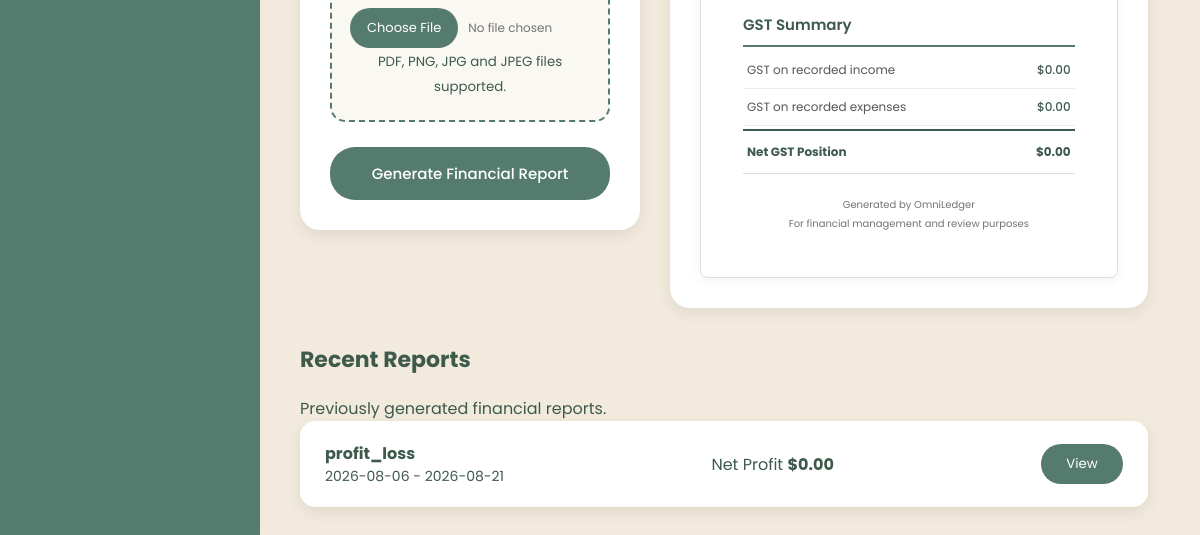
The page /reports (signed in, lower part) on the database as committed earlier.
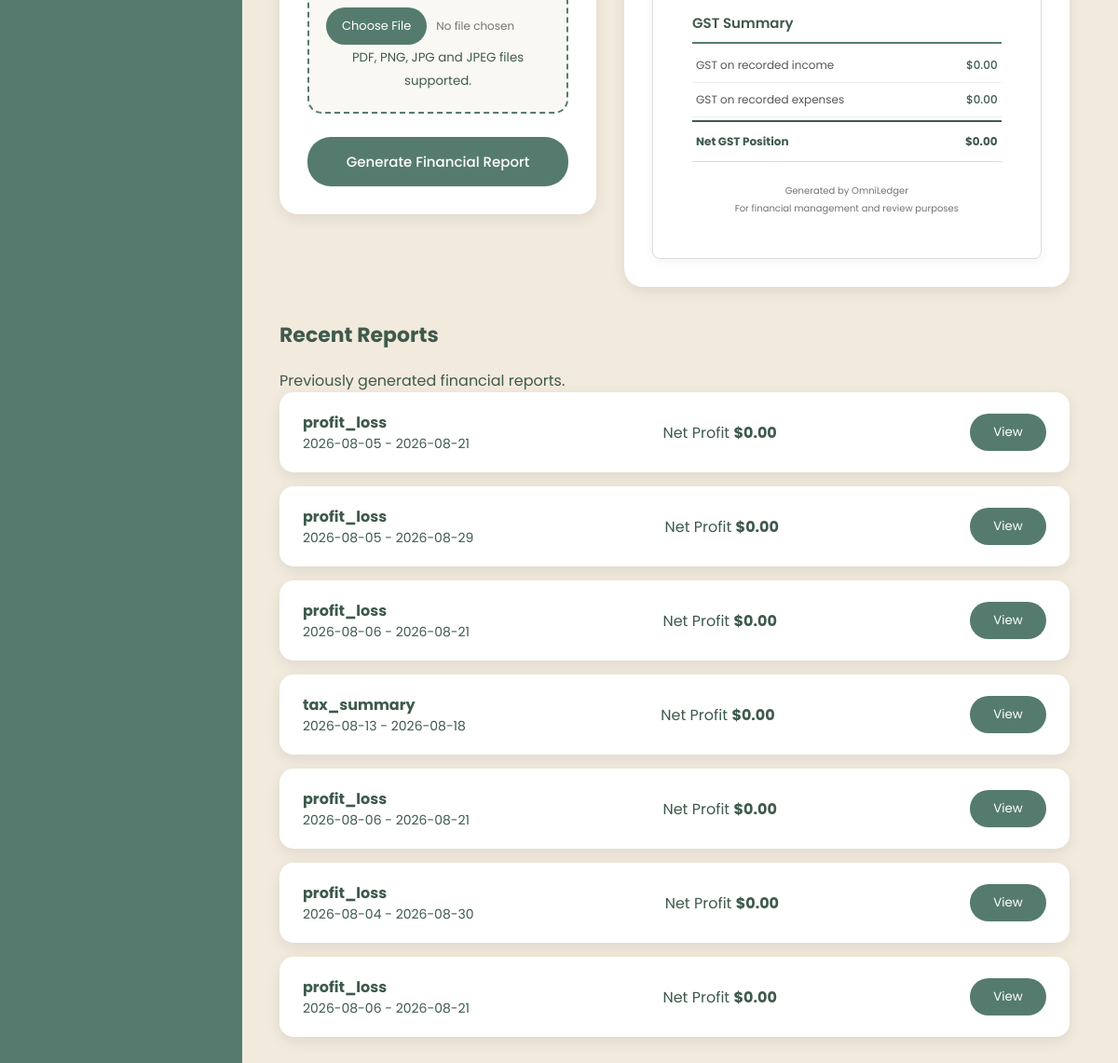
The same page on the database as committed later.
### tables this page shows
CREATE TABLE Reports(

    reportID INTEGER PRIMARY KEY AUTOINCREMENT,

    userID INTEGER NOT NULL,

    reportType TEXT,

    startDate TEXT,

    endDate TEXT,

    totalIncome REAL,

    totalExpense REAL,

    totalBills REAL,

    netProfit REAL,

    roi REAL,

    predictedInsights TEXT,

    FOREIGN KEY(userID)
        REFERENCES Users(userID)

);

### app.py (the view)
@app.route("/reports")
def reports():
    if "userID" not in session:
        return redirect(
            url_for("login")
        )
    userID = session["userID"]
    properties = get_properties(
        userID
    )
    reports = get_reports(
        userID
    )
    return render_template(
        "reports.html",
        properties=properties,
        reports=reports,
        totalIncome=0,
        totalExpenses=0,
        netProfit=0
    )

### database/database.py (called while the page is built)
def connect_database():
    connection = sqlite3.connect(
        DATABASE_NAME
    )
    connection.row_factory = sqlite3.Row
    connection.execute(
        "PRAGMA foreign_keys = ON"
    )
    return connection

### database/models.py (called while the page is built)
def get_properties(userID):
    conn = connect_database()
    cursor = conn.cursor()
    cursor.execute("""
        SELECT *
        FROM Properties
        WHERE userID = ?
    """, (userID,))
    properties = cursor.fetchall()
    conn.close()
    return properties

def get_reports(userID):
    conn = connect_database()
    cursor = conn.cursor()
    cursor.execute("""
        SELECT *
        FROM Reports
        WHERE userID = ?
        ORDER BY reportID DESC
    """, (userID,))
    reports = cursor.fetchall()
    conn.close()
    return reports

### templates/reports.html (shortened to what this page needs)
<!DOCTYPE html>
<html lang="en">
<head>
<link
    rel="stylesheet"
    href="{{ url_for('static', filename='css/reports.css') }}"
>
</head>
<body>
<div class="dashboard-container">
<aside class="sidebar">
</aside>
<main class="main-content">
    <section class="report-layout">
        <form
            class="report-card"
            method="POST"
            enctype="multipart/form-data"
            action="{{ url_for('generate_report') }}"
        >
            <div class="upload-box">
                <input
                    class="file-upload"
                    type="file"
                    name="receipt"
                    accept=".pdf,.png,.jpg,.jpeg,.webp"
                >
                <small>
                    PDF, PNG, JPG and JPEG files supported.
                </small>
            </div>
            <button
                class="generate-button"
                type="submit"
            >
                Generate Financial Report
            </button>
        </form>
        <div class="report-preview-card">
            <div class="preview-paper" id="previewPaper">
                <div id="reportPreviewContent">
                </div>
                <hr>
                <div class="report-footer">
                    <p>
                        Generated by OmniLedger
                    </p>
                    <p>
                        For financial management and review purposes
                    </p>
                </div>
            </div>
        </div>
    </section>
    <section class="recent-reports">
        <div class="recent-header">
            <div>
                <h3>
                    Recent Reports
                </h3>
                <p>
                    Previously generated financial reports.
                </p>
            </div>
        </div>
        {% if reports %}
            {% for report in reports %}
            <div class="report-history-card">
                <div class="report-history-info">
                    <h4>
                        {{ report[2] }}
                    </h4>
                    <p>
                        {{ report[3] }}
                        -
                        {{ report[4] }}
                    </p>
                </div>
                <div class="report-history-values">
                    <span>
                        Net Profit
                    </span>
                    <strong>
                        ${{ "%.2f"|format(report[8] or 0) }}
                    </strong>
                </div>
                <button
                    type="button"
                    class="view-report-button"
                >
                    View
                </button>
            </div>
            {% endfor %}
        {% endif %}
    </section>
</main>
</div>
</body>
</html>

### static/css/reports.css (style rules this page uses)
* { margin: 0; padding: 0; box-sizing: border-box; }
body { font-family: 'Poppins', sans-serif; background: #f2eadd; color: #3e5a4c; }
button, input, select, textarea { font-family: 'Poppins', sans-serif; }
.dashboard-container { display: flex; width: 100%; min-height: 100vh; }
.sidebar { width: 260px; min-height: 100vh; background: #557b6e; padding: 35px 25px; display: flex; flex-direction: column; border-top-right-radius: 18px; border-bottom-right-radius: 18px; flex-shrink: 0; }
.main-content { flex: 1; padding: 30px 40px; min-width: 0; }
.report-layout { display: grid; grid-template-columns: 390px minmax(0, 1fr); gap: 30px; align-items: start; }
.report-card { background: white; padding: 30px; border-radius: 20px; box-shadow: 0 5px 15px rgba(0,0,0,0.08); }
.upload-box { margin-top: 10px; padding: 22px 18px; border: 2px dashed #557b6e; border-radius: 15px; text-align: center; background: #faf8f3; }
.file-upload { width: 100%; color: #737373; font-size: 12px; }
.generate-button { width: 100%; margin-top: 25px; padding: 15px; border: none; border-radius: 25px; background: #557b6e; color: white; font-size: 15px; font-weight: 500; cursor: pointer; transition: 0.2s; }
.report-preview-card { background: white; padding: 30px; border-radius: 20px; box-shadow: 0 5px 15px rgba(0, 0, 0, 0.08); }
.preview-paper { background: #ffffff; border: 1px solid #dedede; border-radius: 8px; padding: 42px; box-shadow: 0 3px 12px rgba(0, 0, 0, 0.05); }
.preview-paper > hr { border: none; border-top: 1px solid #dcdcdc; margin: 0; }
.report-footer { text-align: center; padding-top: 20px; }
.report-footer p { color: #737373; font-size: 10px; margin: 3px 0; }
.recent-reports { margin-top: 35px; }
.recent-reports h3 { font-size: 22px; margin-bottom: 20px; }
.report-history-card { background: white; padding: 20px 25px; border-radius: 15px; display: flex; justify-content: space-between; align-items: center; margin-bottom: 15px; box-shadow: 0 5px 15px rgba(0,0,0,0.08); }
.report-history-card p { color: #3e5a4c; font-size: 14px; }
.report-history-card button { background: #557b6e; color: white; border: none; padding: 10px 25px; border-radius: 25px; font-family: 'Poppins', sans-serif; cursor: pointer; transition: 0.2s; }
@media (max-width: 1250px) { .report-layout { grid-template-columns: 340px minmax(0, 1fr); } }

Rows that differ between the two databases and show on the page:
added Reports: reportType "profit_loss", startDate "2026-08-05", endDate "2026-08-21", netProfit "0.00"
added Reports: reportType "profit_loss", startDate "2026-08-05", endDate "2026-08-29", netProfit "0.00"
added Reports: reportType "profit_loss", startDate "2026-08-06", endDate "2026-08-21", netProfit "0.00"
added Reports: reportType "tax_summary", startDate "2026-08-13", endDate "2026-08-18", netProfit "0.00"
added Reports: reportType "profit_loss", startDate "2026-08-06", endDate "2026-08-21", netProfit "0.00"
added Reports: reportType "profit_loss", startDate "2026-08-04", endDate "2026-08-30", netProfit "0.00"
